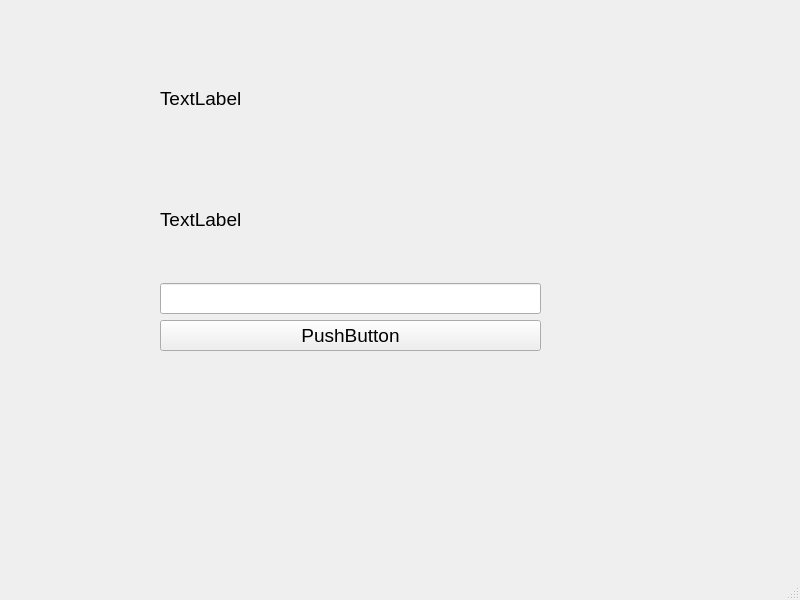
<?xml version="1.0" encoding="UTF-8"?>
<ui version="4.0">
 <class>MainWindow</class>
 <widget class="QMainWindow" name="MainWindow">
  <property name="geometry">
   <rect>
    <x>0</x>
    <y>0</y>
    <width>800</width>
    <height>600</height>
   </rect>
  </property>
  <property name="font">
   <font>
    <pointsize>14</pointsize>
   </font>
  </property>
  <property name="windowTitle">
   <string>MainWindow</string>
  </property>
  <widget class="QWidget" name="centralwidget">
   <widget class="QWidget" name="verticalLayoutWidget">
    <property name="geometry">
     <rect>
      <x>160</x>
      <y>40</y>
      <width>381</width>
      <height>311</height>
     </rect>
    </property>
    <layout class="QVBoxLayout" name="verticalLayout">
     <item>
      <widget class="QLabel" name="label">
       <property name="text">
        <string>TextLabel</string>
       </property>
      </widget>
     </item>
     <item>
      <widget class="QLabel" name="label_2">
       <property name="text">
        <string>TextLabel</string>
       </property>
      </widget>
     </item>
     <item>
      <widget class="QLineEdit" name="lineEdit"/>
     </item>
     <item>
      <widget class="QPushButton" name="pushButton">
       <property name="text">
        <string>PushButton</string>
       </property>
      </widget>
     </item>
    </layout>
   </widget>
  </widget>
  <widget class="QMenuBar" name="menubar">
   <property name="geometry">
    <rect>
     <x>0</x>
     <y>0</y>
     <width>800</width>
     <height>37</height>
    </rect>
   </property>
  </widget>
  <widget class="QStatusBar" name="statusbar"/>
 </widget>
 <resources/>
 <connections/>
</ui>
